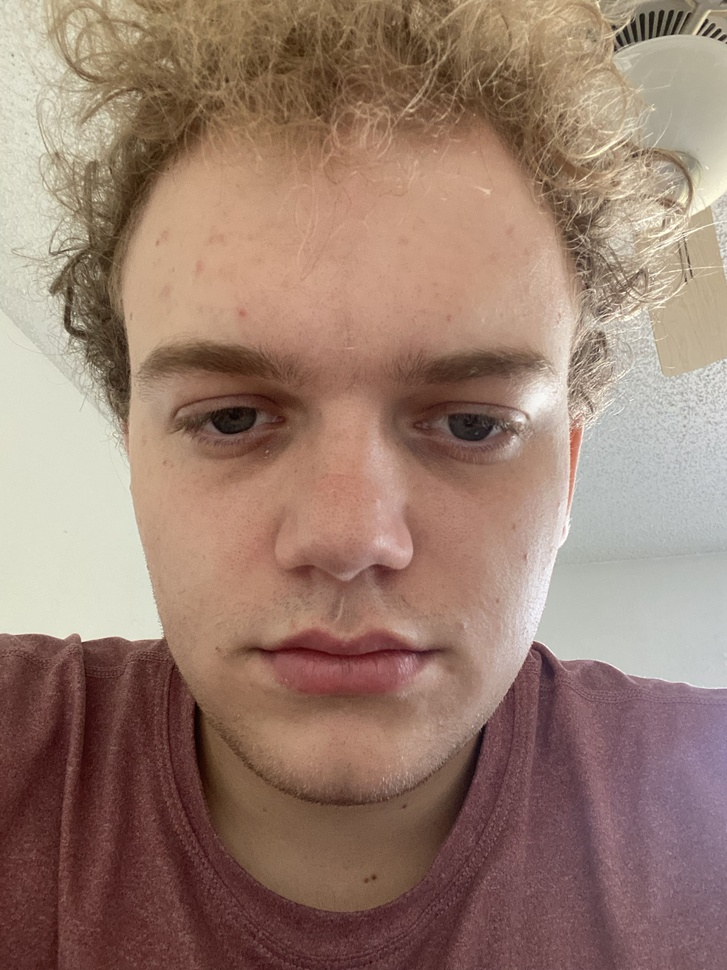
#> input picture images/Me.jpg, 727 x 970 px, shrunk from 2316 x 3088 before the run, found by its file name
$ python fundamentals.py
#> lines starting #> are read from the running program, lines starting #| are printed output that depends on the picture; after the words box and inside, x2 and y2 are one past the last pixel; in counts of white or black regions, pixels touching at a corner belong together
import cv2 as cv

# Reading in an Image
img = cv.imread("/Users/brockdonahue/Desktop/OpenCVBootCamp/images/Me.jpg")
#> img is the input picture: shape (970, 727, 3); mean B, G, R 111.4, 125.6, 153.5
cv.imshow("Basic Me", img)

# Converting to Gray Scale
gray = cv.cvtColor(img, cv.COLOR_BGR2GRAY)
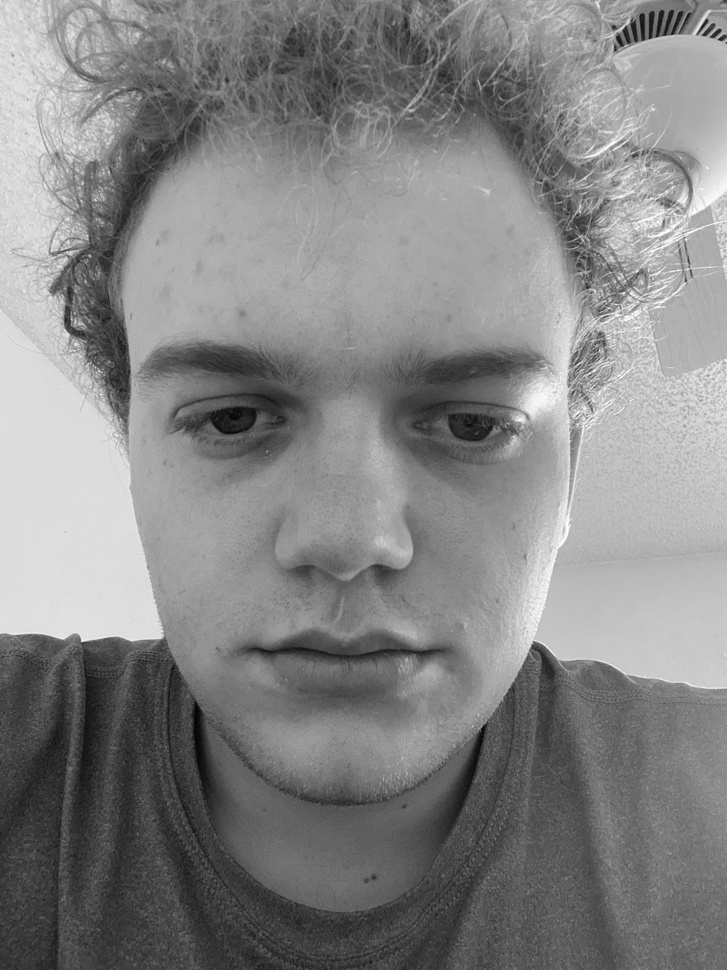
#> gray: shape (970, 727); min 3, max 255, mean 132.3
cv.imshow("GrayScale", gray)

# Blurring Image, apply gaussian with given kernel size
blur = cv.GaussianBlur(img, (7,7), cv.BORDER_DEFAULT)
cv.imshow("Blurred", blur)

# Edging Cascade
canny = cv.Canny(img, 125, 175)
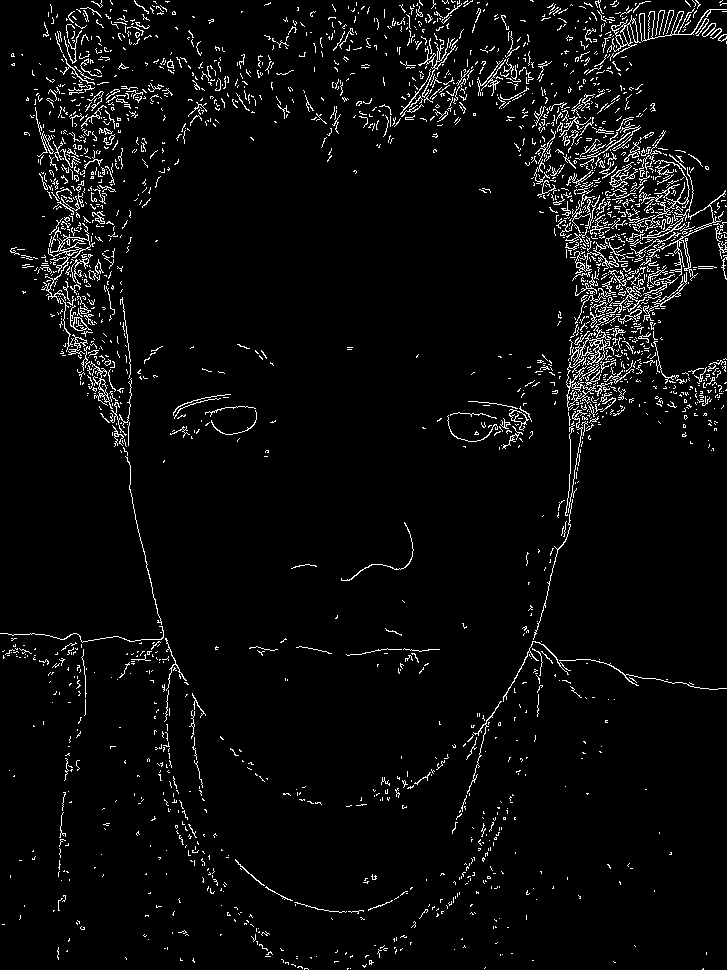
#> canny: shape (970, 727); 4.3% white in thin lines or dots
cv.imshow("Edged", canny)

# Dilating after edging (increase width of edges)
dilated = cv.dilate(canny, (5,5), iterations=2)
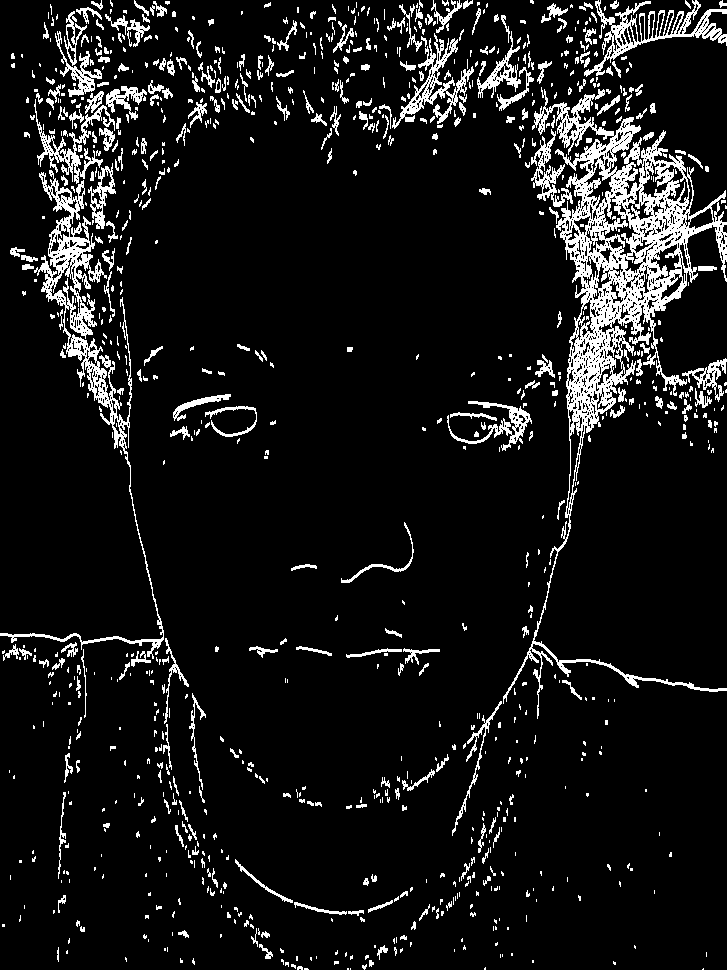
#> dilated: shape (970, 727); 9.1% white; 980 white regions (633 under 20 px), largest, box (x1, y1, x2, y2) and area: (503, 87, 727, 719) 21477, (0, 170, 164, 659) 6645, (584, 0, 727, 77) 2443
cv.imshow("Dilated", dilated)

# Recover image by Eroding (decrease width of edges)
eroded = cv.erode(dilated, (5,5), iterations=2)
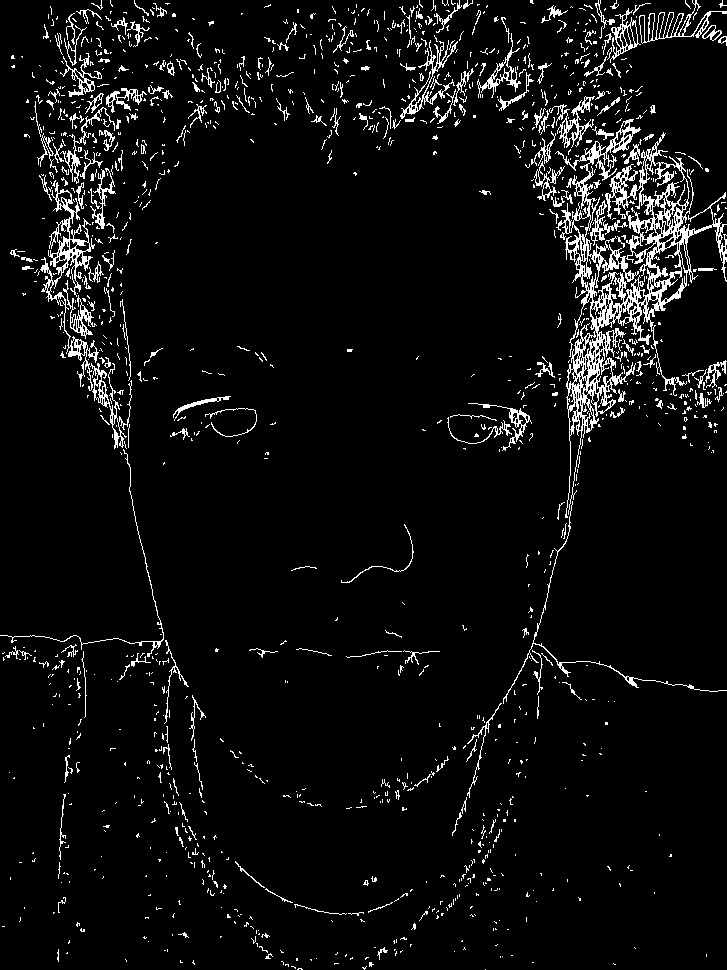
#> eroded: shape (970, 727); 5.5% white in thin lines or dots
cv.imshow("Eroded", eroded)

cv.waitKey(0)
cv.destroyAllWindows()

$ run again, with images/IMG_3103.jpeg copied over images/Me.jpg
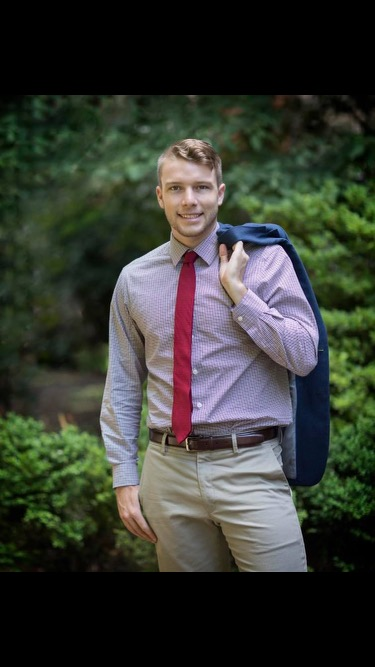
#> input picture images/IMG_3103.jpeg, 375 x 667 px, found by its file name
#> img is the input picture: shape (667, 375, 3); mean B, G, R 51.3, 58.9, 55.4
#> `canny = cv.Canny(img, 125, 175)`:
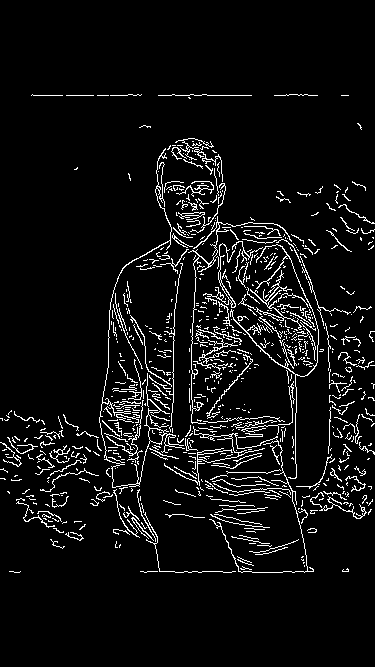
#> canny: shape (667, 375); 6.1% white in thin lines or dots, all inside (x1, y1, x2, y2) = (0, 94, 375, 573)
#> dilated: shape (667, 375); 13.4% white; 199 white regions (95 under 20 px), largest, box (x1, y1, x2, y2) and area: (90, 138, 367, 575) 23118, (164, 181, 214, 199) 472, (231, 535, 299, 557) 471
#> `eroded = cv.erode(dilated, (5,5), iterations=2)`:
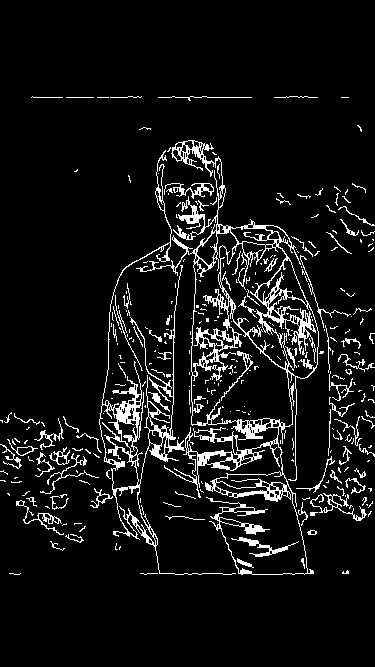
#> eroded: shape (667, 375); 7.7% white in thin lines or dots, all inside (x1, y1, x2, y2) = (0, 96, 375, 575)
